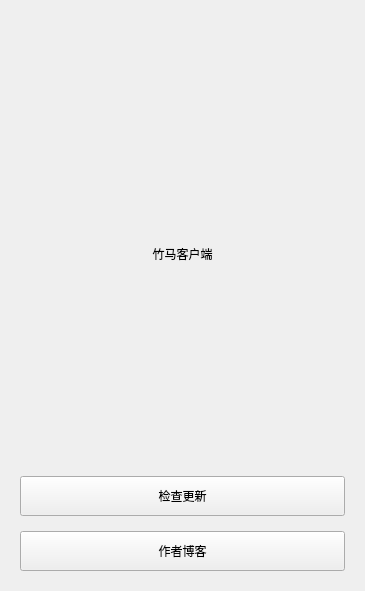
<?xml version="1.0" encoding="UTF-8"?>
<ui version="4.0">
 <class>AboutWidget</class>
 <widget class="QWidget" name="AboutWidget">
  <property name="geometry">
   <rect>
    <x>0</x>
    <y>0</y>
    <width>365</width>
    <height>591</height>
   </rect>
  </property>
  <property name="sizePolicy">
   <sizepolicy hsizetype="Maximum" vsizetype="Maximum">
    <horstretch>0</horstretch>
    <verstretch>0</verstretch>
   </sizepolicy>
  </property>
  <property name="windowTitle">
   <string>Dialog</string>
  </property>
  <layout class="QVBoxLayout" name="verticalLayout">
   <property name="spacing">
    <number>15</number>
   </property>
   <property name="leftMargin">
    <number>20</number>
   </property>
   <property name="topMargin">
    <number>20</number>
   </property>
   <property name="rightMargin">
    <number>20</number>
   </property>
   <property name="bottomMargin">
    <number>20</number>
   </property>
   <item>
    <spacer name="verticalSpacer_3">
     <property name="orientation">
      <enum>Qt::Vertical</enum>
     </property>
     <property name="sizeType">
      <enum>QSizePolicy::Fixed</enum>
     </property>
     <property name="sizeHint" stdset="0">
      <size>
       <width>20</width>
       <height>120</height>
      </size>
     </property>
    </spacer>
   </item>
   <item>
    <widget class="QWidget" name="widget" native="true">
     <property name="sizePolicy">
      <sizepolicy hsizetype="Expanding" vsizetype="Fixed">
       <horstretch>0</horstretch>
       <verstretch>0</verstretch>
      </sizepolicy>
     </property>
     <layout class="QHBoxLayout" name="horizontalLayout">
      <item>
       <widget class="QLabel" name="label">
        <property name="sizePolicy">
         <sizepolicy hsizetype="Expanding" vsizetype="Expanding">
          <horstretch>0</horstretch>
          <verstretch>0</verstretch>
         </sizepolicy>
        </property>
        <property name="minimumSize">
         <size>
          <width>72</width>
          <height>72</height>
         </size>
        </property>
        <property name="maximumSize">
         <size>
          <width>72</width>
          <height>72</height>
         </size>
        </property>
        <property name="styleSheet">
         <string notr="true">background-image:url(:/ZhuMa/resources/ZhuMa.png);</string>
        </property>
       </widget>
      </item>
     </layout>
    </widget>
   </item>
   <item>
    <widget class="QLabel" name="label_2">
     <property name="text">
      <string>竹马客户端</string>
     </property>
     <property name="alignment">
      <set>Qt::AlignCenter</set>
     </property>
    </widget>
   </item>
   <item>
    <widget class="QLabel" name="lab_version">
     <property name="font">
      <font>
       <pointsize>10</pointsize>
      </font>
     </property>
     <property name="styleSheet">
      <string notr="true">color:#666;</string>
     </property>
     <property name="alignment">
      <set>Qt::AlignCenter</set>
     </property>
    </widget>
   </item>
   <item>
    <widget class="QLabel" name="lab_versionTips">
     <property name="styleSheet">
      <string notr="true">margin:40px 0 0 0;</string>
     </property>
     <property name="alignment">
      <set>Qt::AlignCenter</set>
     </property>
    </widget>
   </item>
   <item>
    <spacer name="verticalSpacer_2">
     <property name="orientation">
      <enum>Qt::Vertical</enum>
     </property>
     <property name="sizeHint" stdset="0">
      <size>
       <width>20</width>
       <height>245</height>
      </size>
     </property>
    </spacer>
   </item>
   <item>
    <widget class="QPushButton" name="btn_checkUpdate">
     <property name="styleSheet">
      <string notr="true">padding:10px 0;</string>
     </property>
     <property name="text">
      <string>检查更新</string>
     </property>
    </widget>
   </item>
   <item>
    <widget class="QPushButton" name="btn_authorBlog">
     <property name="styleSheet">
      <string notr="true">padding:10px 0;</string>
     </property>
     <property name="text">
      <string>作者博客</string>
     </property>
    </widget>
   </item>
  </layout>
 </widget>
 <resources/>
 <connections/>
</ui>
